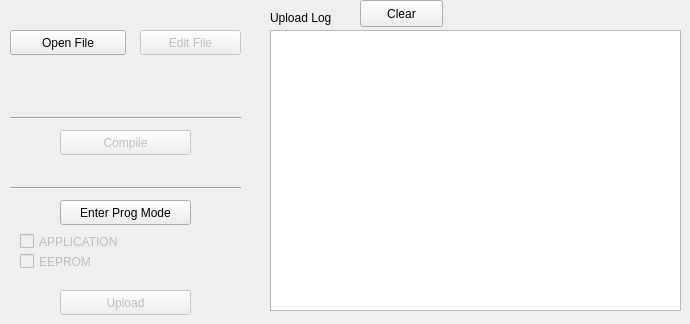
    <widget class="QWidget" name="UploadTab">
     <attribute name="title">
      <string>Programming</string>
     </attribute>
     <widget class="QLabel" name="label">
      <property name="geometry">
       <rect>
        <x>270</x>
        <y>10</y>
        <width>71</width>
        <height>16</height>
       </rect>
      </property>
      <property name="text">
       <string>Upload Log</string>
      </property>
     </widget>
     <widget class="QPushButton" name="clear_upload_btn">
      <property name="geometry">
       <rect>
        <x>360</x>
        <y>0</y>
        <width>83</width>
        <height>27</height>
       </rect>
      </property>
      <property name="text">
       <string>Clear</string>
      </property>
     </widget>
     <widget class="QPushButton" name="OpenFileButton">
      <property name="geometry">
       <rect>
        <x>10</x>
        <y>30</y>
        <width>116</width>
        <height>25</height>
       </rect>
      </property>
      <property name="text">
       <string>Open File</string>
      </property>
     </widget>
     <widget class="QPushButton" name="EditFileButton">
      <property name="enabled">
       <bool>false</bool>
      </property>
      <property name="geometry">
       <rect>
        <x>140</x>
        <y>30</y>
        <width>101</width>
        <height>25</height>
       </rect>
      </property>
      <property name="text">
       <string>Edit File</string>
      </property>
     </widget>
     <widget class="QPushButton" name="CompileButton">
      <property name="enabled">
       <bool>false</bool>
      </property>
      <property name="geometry">
       <rect>
        <x>60</x>
        <y>130</y>
        <width>131</width>
        <height>25</height>
       </rect>
      </property>
      <property name="text">
       <string>Compile</string>
      </property>
     </widget>
     <widget class="QLabel" name="file_label">
      <property name="geometry">
       <rect>
        <x>10</x>
        <y>60</y>
        <width>231</width>
        <height>41</height>
       </rect>
      </property>
      <property name="text">
       <string/>
      </property>
     </widget>
     <widget class="QPushButton" name="EnterProgButton">
      <property name="geometry">
       <rect>
        <x>60</x>
        <y>200</y>
        <width>131</width>
        <height>25</height>
       </rect>
      </property>
      <property name="text">
       <string>Enter Prog Mode</string>
      </property>
     </widget>
     <widget class="QPushButton" name="UploadButton">
      <property name="enabled">
       <bool>false</bool>
      </property>
      <property name="geometry">
       <rect>
        <x>60</x>
        <y>290</y>
        <width>131</width>
        <height>25</height>
       </rect>
      </property>
      <property name="text">
       <string>Upload</string>
      </property>
     </widget>
     <widget class="QCheckBox" name="ApplicationCheckBox">
      <property name="enabled">
       <bool>false</bool>
      </property>
      <property name="geometry">
       <rect>
        <x>20</x>
        <y>230</y>
        <width>239</width>
        <height>23</height>
       </rect>
      </property>
      <property name="text">
       <string>APPLICATION</string>
      </property>
     </widget>
     <widget class="QCheckBox" name="EepromCheckBox">
      <property name="enabled">
       <bool>false</bool>
      </property>
      <property name="geometry">
       <rect>
        <x>20</x>
        <y>250</y>
        <width>239</width>
        <height>23</height>
       </rect>
      </property>
      <property name="text">
       <string>EEPROM</string>
      </property>
     </widget>
     <widget class="Line" name="line">
      <property name="geometry">
       <rect>
        <x>10</x>
        <y>110</y>
        <width>231</width>
        <height>16</height>
       </rect>
      </property>
      <property name="orientation">
       <enum>Qt::Horizontal</enum>
      </property>
     </widget>
     <widget class="Line" name="line_2">
      <property name="geometry">
       <rect>
        <x>10</x>
        <y>180</y>
        <width>231</width>
        <height>16</height>
       </rect>
      </property>
      <property name="orientation">
       <enum>Qt::Horizontal</enum>
      </property>
     </widget>
     <widget class="QLabel" name="label_mcu">
      <property name="geometry">
       <rect>
        <x>20</x>
        <y>160</y>
        <width>191</width>
        <height>17</height>
       </rect>
      </property>
      <property name="text">
       <string/>
      </property>
     </widget>
     <widget class="QTextEdit" name="UploadTextEdit">
      <property name="geometry">
       <rect>
        <x>270</x>
        <y>30</y>
        <width>411</width>
        <height>281</height>
       </rect>
      </property>
      <property name="readOnly">
       <bool>true</bool>
      </property>
     </widget>
    </widget>
